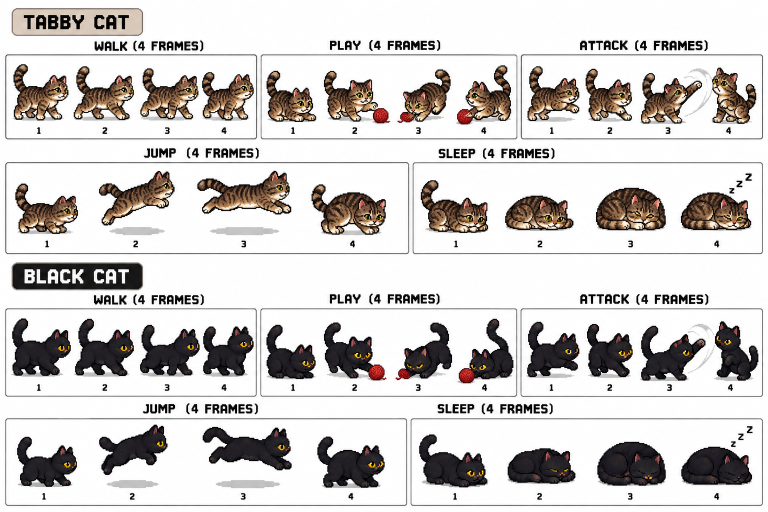
#> input picture art/cats-sheet.png, 1536 x 1024 px (shown at 1/2 size)
$ python extract_cats.py
#> lines starting #> are read from the running program, lines starting #| are printed output that depends on the picture; after the words box and inside, x2 and y2 are one past the last pixel; in counts of white or black regions, pixels touching at a corner belong together
"""Cut the cat animation frames out of art/cats-sheet.png.

The sheet has a tabby and a black cat, each with five 4-frame animations drawn
facing right: walk, play, attack, jump, sleep. The white background, frame
boxes and soft shadows are removed, and every frame is lined up on the cat's
paws so the animations don't jitter. Left-facing cats are mirrored in the game.

Output per cat, in public/assets/cats/:
  <id>.png   one row per animation, 4 frames each, all cells the same size
  <id>.json  cell size, row names and where the paws are inside a cell

Run from the repo root:  python3 tools/extract_cats.py
"""

import json
import os
import sys
from collections import deque

import numpy as np
from PIL import Image

ROOT = os.path.dirname(os.path.dirname(os.path.abspath(__file__)))
SHEET = os.path.join(ROOT, 'art', 'cats-sheet.png')
OUT = os.path.join(ROOT, 'public', 'assets', 'cats')

ANIMS = ['walk', 'play', 'attack', 'jump', 'sleep']
FRAMES = 4


def panels(dy, walk_bottom, jump_bottom):
    """Inside of each animation's box, stopping above the frame numbers."""
    top1, top2 = 115 + dy, 333 + dy
    return {
        'walk': (15, top1, 510, walk_bottom),
        'play': (525, top1, 1030, walk_bottom),
        'attack': (1045, top1, 1520, walk_bottom),
        'jump': (15, top2, 812, jump_bottom),
        'sleep': (830, top2, 1520, jump_bottom),
    }


CATS = [
    {'id': 'tabby', 'name': 'Biscuit', 'panels': panels(0, 252, 478)},
    {'id': 'black', 'name': 'Pepper', 'panels': panels(507, 767, 982)},
]


def background_like(rgb):
    """White paper, plus the light grey shadows and swipe trails on it."""
    r, g, b = (rgb[..., i].astype(int) for i in range(3))
    spread = np.maximum(np.maximum(r, g), b) - np.minimum(np.minimum(r, g), b)
    lum = (r + g + b) / 3
    return (spread <= 16) & (lum >= 165)


def flood_from_edges(mask):
    h, w = mask.shape
    out = np.zeros_like(mask)
    q = deque()
    for x in range(w):
        for y in (0, h - 1):
            if mask[y, x] and not out[y, x]:
                out[y, x] = True
                q.append((y, x))
    for y in range(h):
        for x in (0, w - 1):
            if mask[y, x] and not out[y, x]:
                out[y, x] = True
                q.append((y, x))
    while q:
        y, x = q.popleft()
        for ny, nx in ((y + 1, x), (y - 1, x), (y, x + 1), (y, x - 1)):
            if 0 <= ny < h and 0 <= nx < w and mask[ny, nx] and not out[ny, nx]:
                out[ny, nx] = True
                q.append((ny, nx))
    return out


def blobs(alpha, min_size):
    """Connected pieces bigger than min_size (drops specks of the box border)."""
    h, w = alpha.shape
    seen = np.zeros_like(alpha)
    found = []
    for sy, sx in zip(*np.nonzero(alpha)):
        if seen[sy, sx]:
            continue
        pts = []
        q = deque([(sy, sx)])
        seen[sy, sx] = True
        while q:
            y, x = q.popleft()
            pts.append((y, x))
            for ny in (y - 1, y, y + 1):
                for nx in (x - 1, x, x + 1):
                    if 0 <= ny < h and 0 <= nx < w and alpha[ny, nx] and not seen[ny, nx]:
                        seen[ny, nx] = True
                        q.append((ny, nx))
        if len(pts) >= min_size:
            found.append(pts)
    return found


def split_frames(alpha):
    """Group columns into 4 frames, merging the closest pieces (e.g. a yarn ball
    next to its cat) until there are exactly 4."""
    cols = alpha.sum(axis=0) > 0
    spans, start = [], None
    for x, filled in enumerate(cols):
        if filled and start is None:
            start = x
        elif not filled and start is not None:
            spans.append([start, x])
            start = None
    if start is not None:
        spans.append([start, len(cols)])
    while len(spans) > FRAMES:
        gaps = [spans[i + 1][0] - spans[i][1] for i in range(len(spans) - 1)]
        i = int(np.argmin(gaps))
        spans[i] = [spans[i][0], spans[i + 1][1]]
        del spans[i + 1]
    if len(spans) != FRAMES:
        sys.exit(f'expected {FRAMES} frames, found {len(spans)}')
    return spans


def main():
    sheet = np.array(Image.open(SHEET).convert('RGB'))
#> sheet is the input picture: shape (1024, 1536, 3); mean R, G, B 208.8, 205.8, 204.2
    os.makedirs(OUT, exist_ok=True)

    for cat in CATS:
        rows = {}
        for anim in ANIMS:
            x0, y0, x1, y1 = cat['panels'][anim]
            region = sheet[y0:y1, x0:x1]
            alpha = ~flood_from_edges(background_like(region))
            keep = np.zeros_like(alpha)
            for pts in blobs(alpha, 60):
                for y, x in pts:
                    keep[y, x] = True
            frames = []
            for a, b in split_frames(keep):
                sub = keep[:, a:b]
                pieces = blobs(sub, 60)
                body = max(pieces, key=len)
                ys = np.array([p[0] for p in body])
                xs = np.array([p[1] for p in body])
                rgba = np.zeros((y1 - y0, b - a, 4), dtype=np.uint8)
                rgba[..., :3] = region[:, a:b]
                rgba[..., 3] = sub * 255
                frames.append({
                    'rgba': rgba,
                    'cx': (xs.min() + xs.max()) / 2,  # middle of the cat itself
                    'top': int(np.nonzero(sub)[0].min()),
                    'bottom': int(ys.max()),
                })
            # Frames in a box share a floor line; keeping their offsets keeps
            # the jump's height.
            floor = max(f['bottom'] for f in frames)
            for f in frames:
                f['floor'] = floor
            rows[anim] = frames

        all_frames = [f for row in rows.values() for f in row]
        half_w = int(np.ceil(max(max(f['cx'], f['rgba'].shape[1] - f['cx']) for f in all_frames))) + 1
        above = int(max(f['floor'] - f['top'] for f in all_frames)) + 2
        cell_w, cell_h = half_w * 2, above + 3
        foot_x, foot_y = half_w, above
        walk_h = int(max(f['floor'] - f['top'] for f in rows['walk']))

        out = Image.new('RGBA', (cell_w * FRAMES, cell_h * len(ANIMS)), (0, 0, 0, 0))
        for r, anim in enumerate(ANIMS):
            for c, f in enumerate(rows[anim]):
                img = Image.fromarray(f['rgba'], 'RGBA')
                ox = int(round(c * cell_w + foot_x - f['cx']))
                oy = int(r * cell_h + foot_y - f['floor'])
                out.alpha_composite(img, (max(0, ox), max(0, oy)), (max(0, -ox), max(0, -oy)))
        out.save(os.path.join(OUT, f"{cat['id']}.png"), optimize=True)

        meta = {
            'id': cat['id'],
            'name': cat['name'],
            'image': f"assets/cats/{cat['id']}.png",
            'cellW': cell_w,
            'cellH': cell_h,
            'footX': foot_x,
            'footY': foot_y,
            'walkH': walk_h,  # height of a walking cat, used to size it in the house
            'rows': ANIMS,
            'frames': FRAMES,
            'facing': 'right',
        }
        with open(os.path.join(OUT, f"{cat['id']}.json"), 'w') as fh:
            json.dump(meta, fh, indent=2)
        print(f"{cat['id']}: cell {cell_w}x{cell_h}, walking height {walk_h}")
#> this loop made 2 passes
#> pass 1, in main, `out.save(os.path.join(OUT, f"{cat['id']}.png"), optimize=True)`:
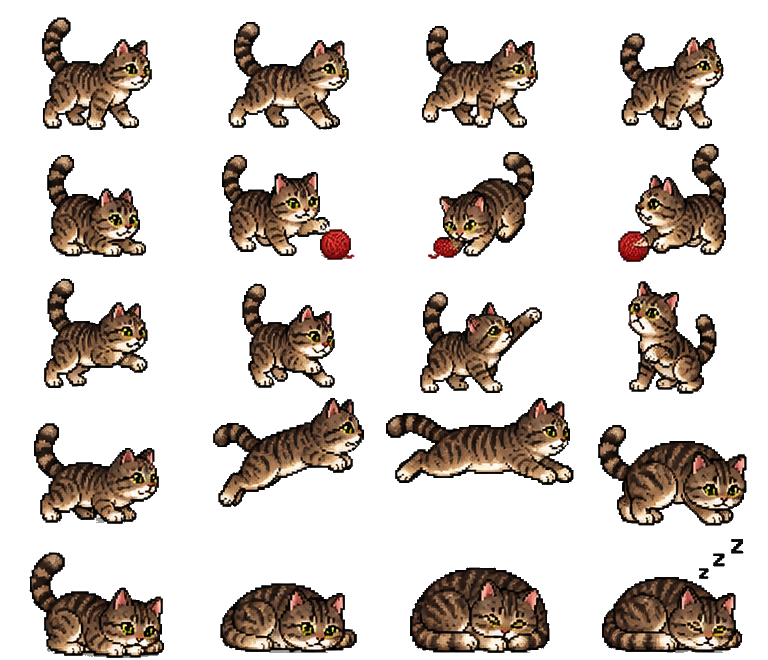
#> saved as tabby.png: PIL image 768x660 RGBA; mean R, G, B, A 31.4, 24.2, 18.8, 75.2; transparent parts drawn white
#> pass 2, in main, `out.save(os.path.join(OUT, f"{cat['id']}.png"), optimize=True)`:
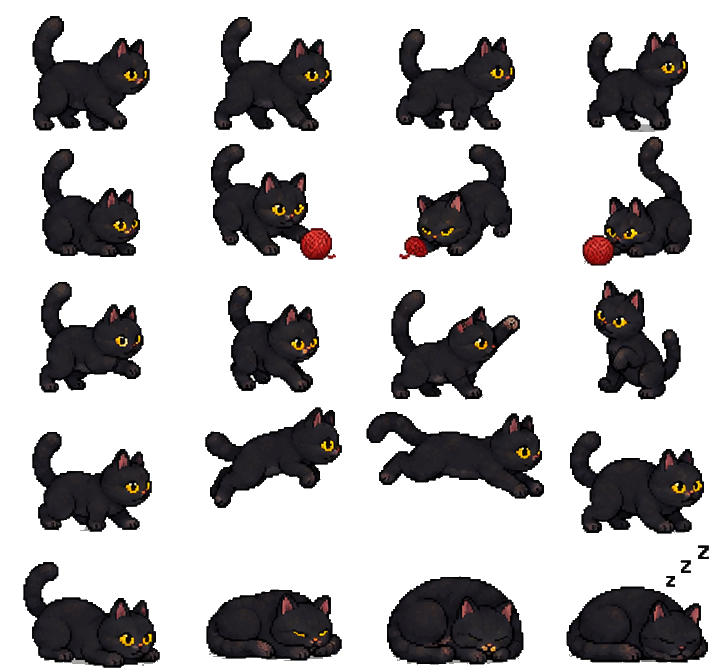
#> saved as black.png: PIL image 728x670 RGBA; mean R, G, B, A 11.7, 10, 10.7, 79; transparent parts drawn white
#> after the loop:
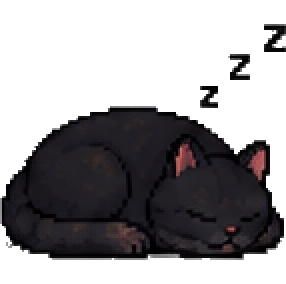
#> img: PIL image 143x142 RGBA (shown 2 times larger); mean R, G, B, A 155.4, 153.7, 155.7, 112.7; transparent parts drawn white
#> after the loop:
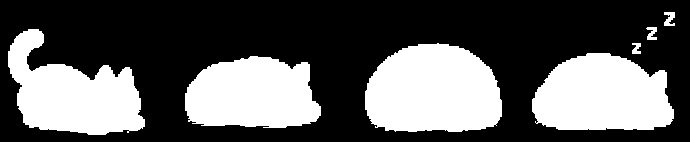
#> keep: shape (142, 690) bool; 36% white; 7 white regions, largest, box (x1, y1, x2, y2) and area: (365, 43, 502, 132) 10001, (532, 53, 674, 130) 8697, (8, 29, 145, 135) 8388
#> after the loop:
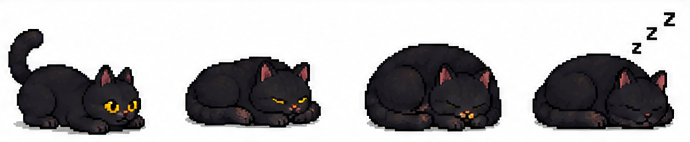
#> region: shape (142, 690, 3); mean R, G, B 174.7, 173.1, 174.3
#> after the loop:
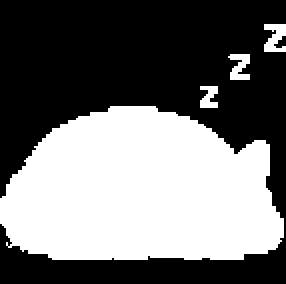
#> sub: shape (142, 143) bool (shown 2 times larger); 44.2% white; 4 white regions, box (x1, y1, x2, y2) and area: (0, 53, 142, 130) 8697, (132, 12, 143, 26) 109, (114, 27, 125, 40) 95, (100, 43, 109, 54) 73
#> after the loop, f = 5 items


if __name__ == '__main__':
    main()
